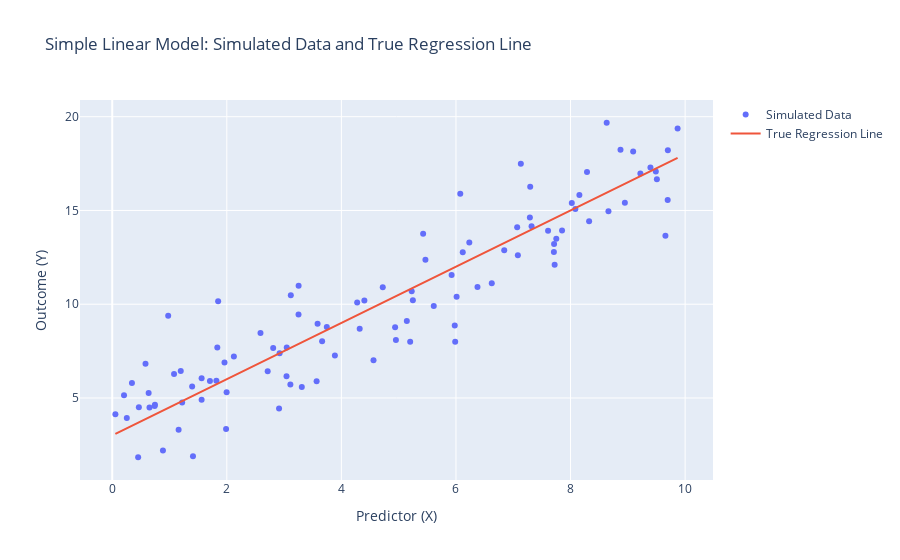

The cell this chart's notebook holds for it:
### Code cell
#1. Explain the theoretical Simple Linear Regression model in your own words by describing its components (of predictor and outcome variables, slope and intercept coefficients, and an error term) and how they combine to form a sample from normal distribution; then, create python code explicitly demonstrating your explanation using numpy and scipy.stats
#predictor (or independent variable, X) and an outcome (or dependent variable, Y). 
import numpy as np
import plotly.graph_objects as go
n = 100               
beta_0 = 3           
beta_1 = 1.5          
sigma = 2             
np.random.seed(42)
X = np.random.uniform(0, 10, n)
epsilon = np.random.normal(0, sigma, n)
Y = beta_0 + beta_1 * X + epsilon
Y_true = beta_0 + beta_1 * X
fig = go.Figure()
fig.add_trace(go.Scatter(x=X, y=Y, mode='markers', name='Simulated Data'))
fig.add_trace(go.Scatter(x=X, y=Y_true, mode='lines', name='True Regression Line'))
fig.update_layout(
    title="Simple Linear Model: Simulated Data and True Regression Line",
    xaxis_title="Predictor (X)",
    yaxis_title="Outcome (Y)",
    showlegend=True
)

fig.show()



https://chatgpt.com/share/672bbd18-7bb0-8013-a4cf-7844ac33597f
